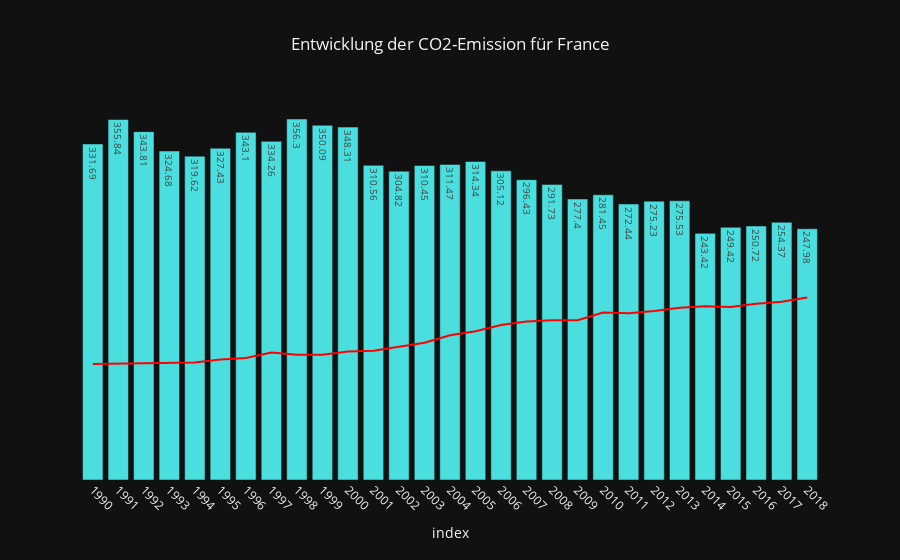

Notebook code cell kept with this figure:
### Markdown cell above
# Assumption for the countries France, Germany and China:

In France and Germany, emissions will be relatively low and the world average will fall from 1990 to 2018. Since the emissions of the two countries are relatively low compared to the rest of the world.
When it comes to China, I can well imagine that emissions will be high and that the world average will rise from 1990 to 2018.

### Code cell
# CO2 emissions per year for France. The red line is the global average emission.
# You can see that it has been slowly increasing over the years; in France you can see a slight decline in emissions.
emission_country("France")

### Figure 1 — Plotly figure (JSON) as saved in the notebook; plotly's stock layout.template omitted (floating-point values rounded to 4 significant figures)
{"data": [{"hovertemplate": "index=%{x}<br>y=%{y}<extra></extra>", "legendgroup": "", "line": {"color": "red", "dash": "solid"}, "marker": {"symbol": "circle"}, "mode": "lines", "name": "", "orientation": "v", "showlegend": false, "type": "scatter", "x": ["1990", "1991", "1992", "1993", "1994", "1995", "1996", "1997", "1998", "1999", "2000", "2001", "2002", "2003", "2004", "2005", "2006", "2007", "2008", "2009", "2010", "2011", "2012", "2013", "2014", "2015", "2016", "2017", "2018"], "xaxis": "x", "y": [114.5, 114.9, 114.6, 115.3, 115.9, 119.0, 120.5, 125.9, 123.6, 123.6, 126.9, 127.5, 131.2, 135.4, 142.8, 146.9, 153.0, 156.4, 157.7, 157.6, 165.2, 164.6, 166.9, 169.9, 171.5, 170.9, 173.9, 175.9, 180.2], "yaxis": "y"}, {"alignmentgroup": "True", "hovertemplate": "index=%{x}<br>France=%{y}<extra></extra>", "legendgroup": "", "marker": {"color": "#4ADEDE", "pattern": {"shape": ""}}, "name": "", "offsetgroup": "", "orientation": "v", "showlegend": false, "textposition": "auto", "texttemplate": "%{y}", "type": "bar", "x": ["1990", "1991", "1992", "1993", "1994", "1995", "1996", "1997", "1998", "1999", "2000", "2001", "2002", "2003", "2004", "2005", "2006", "2007", "2008", "2009", "2010", "2011", "2012", "2013", "2014", "2015", "2016", "2017", "2018"], "xaxis": "x", "y": [331.7, 355.8, 343.8, 324.7, 319.6, 327.4, 343.1, 334.3, 356.3, 350.1, 348.3, 310.6, 304.8, 310.4, 311.5, 314.3, 305.1, 296.4, 291.7, 277.4, 281.4, 272.4, 275.2, 275.5, 243.4, 249.4, 250.7, 254.4, 248.0], "yaxis": "y"}], "layout": {"legend": {"tracegroupgap": 0}, "title": {"text": "Entwicklung der CO2-Emission für France", "x": 0.5}, "xaxis": {"anchor": "y", "domain": [0, 1], "tickangle": 45, "title": {"text": "index"}}, "yaxis": {"anchor": "x", "domain": [0, 1], "title": {"text": "y"}, "visible": false}}}
